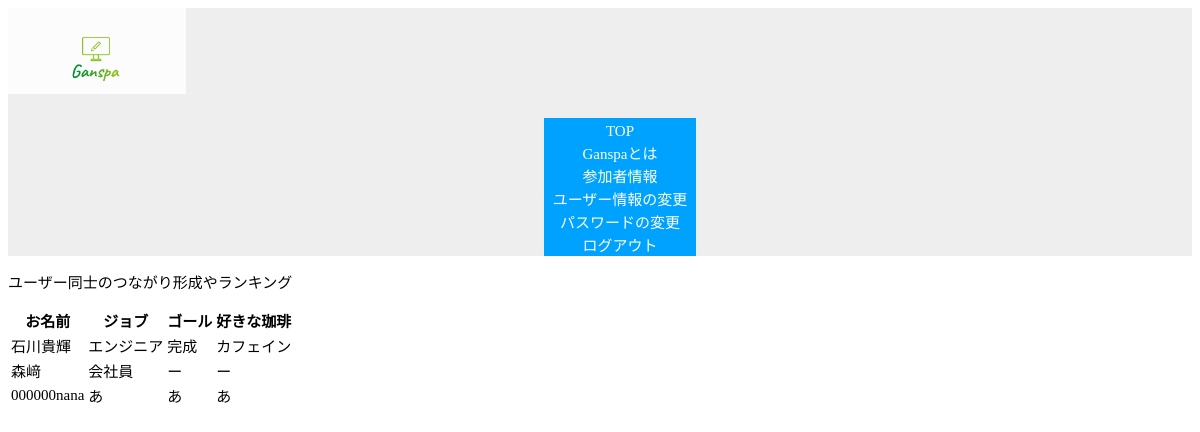
Screenshot of /Ganspa/users/ with the database file from the repository.
### basefunction/models.py (models this page shows, shortened)
class Account(models.Model):
    user=models.OneToOneField(User,on_delete=models.CASCADE)
    goal=models.CharField(max_length=100)
    coffee=models.BooleanField(max_length=100)
    job=models.CharField(max_length=100)
    fullname=models.CharField(max_length=100)
    coffee_like=models.CharField(max_length=100)
    class Meta:
        verbose_name='ユーザー情報'
        verbose_name_plural='ユーザー情報'

### basefunction/views.py (the view)
# urls.py: path("users/",views.usersView.as_view(),name="users"),
class usersView(ListView):
        template_name = 'basefunction/users.html'
        model=Account
        context_object_name="ganspa_list"

### basefunction/templates/basefunction/users.html (shortened to what this page needs)
<!doctype html>
{% extends "basefunction/base.html" %}
{% load static %}
    {% block css %}
    <link rel="stylesheet" type="text/css" href="{% static 'basefunction/css/users.css' %}"/>
    {% endblock %}
    {% block content %}
    <p>ユーザー同士のつながり形成やランキング</p>
    <table class="table">
        <tr>
            <th>お名前</th>
            <th>ジョブ</th>
            <th>ゴール</th>
            <th>好きな珈琲</th>
        </tr>
    {% for item in ganspa_list %}
        <tr>
            <td>{{item.fullname}}</td>
            <td>{{item.job}}</td>
            <td>{{item.goal}}</td>
            <td>{{item.coffee_like}}</td>
        </tr>
    {% endfor %}
    </table>
    {% endblock %}

### basefunction/static/basefunction/css/base.css (style rules this page uses)
body { font-family:'Hiragino Kaku Gothic Pro','Meiryo','sans-serif'; font-size: 15px; }

### rows the page displays
Account: fullname "石川貴輝", job "エンジニア", goal "完成", coffee_like "カフェイン"
Account: fullname "森﨑", job "会社員", goal "ー", coffee_like "ー"
Account: fullname "000000nana", job "あ", goal "あ", coffee_like "あ"
